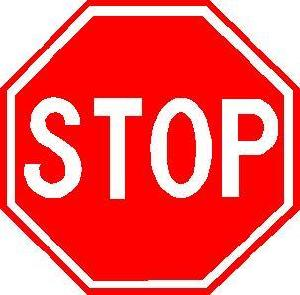
#> input picture CV/02-custom-object-detector/object-detection-made-easy/stop_sign_images/image_0005.jpg, 300 x 295 px
$ python -i stitcher.py   (imports and definitions only)
#> lines starting #> are read from the running program, lines starting #| are printed output that depends on the picture; after the words box and inside, x2 and y2 are one past the last pixel; in counts of white or black regions, pixels touching at a corner belong together
# import necessary packages
import numpy as np
import imutils
import datetime
import uuid
import cv2

class Stitcher:
    def __init__(self, crop=False, savePath=None, name=None, saveExt="jpg",
        verbose=True):
        # create the stitcher according to the OpenCV version
        if imutils.is_cv4():
            self.stitcher = cv2.Stitcher_create()
            self.cv = "OpenCV 4+"
        else:
            self.stitcher = cv2.createStitcher()
            self.cv = "OpenCV 3+"

        # store the cropping, saving and verbosity parameters
        self.crop = crop
        self.name = name
        self.savePath = savePath
        self.saveExt = saveExt
        self.verbose = verbose

    def stitch(self, images):
        # try to stitch the images
        msg = "Done."
        (status, stitched) = self.stitcher.stitch(images)

        # if the stitching process failed
        if status != 0:
            # set the stitching image to None
            msg = "stitching failed : error status {}".format(status)
            stitched = None

            # return a tuple of status and None
            self._debug(msg)
            return (status, stitched)

        # otherwise, check if we need to crop the center of the panorama
        self._debug_pano(stitched, "stitched panorama")
        if self.crop:
            stitched = self.cropping(stitched)
            self._debug_pano(stitched, "cropped panorama")

        if self.savePath is not None:
            name = uuid.uuid4() if self.name is None else self.name
            path = "{}/{}.{}".format(self.savePath, name, self.saveExt)
            cv2.imwrite(path, stitched)
            self._debug("saved in {}".format(path))

        # return a tuple of status and the stitched image
        return (status, stitched)

    def cropping(self, image):
        # make a copy of the image surrounded by a 10px border,
        # then treshold the grayscale version of the stitched image
        stitched = cv2.copyMakeBorder(image, 10, 10, 10, 10,
            cv2.BORDER_CONSTANT, (0, 0, 0))
        thresh = cv2.threshold(cv2.cvtColor(stitched, cv2.COLOR_BGR2GRAY),
            0, 255, cv2.THRESH_BINARY)[1]

        # get the largest contour in which the entire stitching fit
        # and grab the coordinates and dimensions of the region
        c = self.maxContour(thresh)
        (x, y, w, h) = self.findCroppingBox(thresh, c)

        # extract the final image
        cropped = stitched[y:y + h, x:x + w]
        self._debug("cropping : x={} y={} w={} h={}".format(x, y, w, h))

        # return the cropped image
        return cropped

    def findCroppingBox(self, thresh, contour):
        # allocate memory for the mask which will contain the rectangular
        # bounding box of the stitched image region
        mask = np.zeros(thresh.shape, dtype="uint8")
        (x, y, w, h) = cv2.boundingRect(contour)
        cv2.rectangle(mask, (x, y), (x + w, y + h), 255, -1)

        # create two copies of the mask : one to serve as our actual
        # minimum rectangular region and another to serve as a counter
        # for how many pixels need to be removed from the minimum
        minRect = mask.copy()
        sub = mask.copy()

        # keep looping until there are no non-zero pixel left
        while cv2.countNonZero(sub) > 0:
            minRect = cv2.erode(minRect, None)
            sub = cv2.subtract(minRect, thresh)

        # return the rectangular region that fit into the panorama
        return cv2.boundingRect(self.maxContour(minRect))

    def maxContour(self, image):
        # find the largest contour
        cnts = cv2.findContours(image.copy(), cv2.RETR_EXTERNAL,
            cv2.CHAIN_APPROX_SIMPLE)
        cnts = imutils.grab_contours(cnts)
        c = max(cnts, key=cv2.contourArea)

        # return the coordinates largest contour
        return c

    def __repr__(self):
        return "Stitcher: version={} - crop={} - path={} - ext={} - verbose={}".format(
            self.cv, self.crop, self.savePath, self.saveExt, self.verbose)

    def _debug(self, msg, msgType="[INFO]"):
        if self.verbose:
            print("{} {} - {}".format(msgType, msg, datetime.datetime.now()))

    def _debug_pano(self, stitched, title="Stitching results"):
        if self.verbose:
            stitched = imutils.resize(stitched, width=min(stitched.shape[1], 1024))
            cv2.imshow(title, stitched)
            cv2.waitKey(0)

>>> import cv2
>>> picture = cv2.imread('../../CV/02-custom-object-detector/object-detection-made-easy/stop_sign_images/image_0005.jpg')
#> picture is the input picture: shape (295, 300, 3); mean B, G, R 99.2, 99.8, 244.9
>>> result = Stitcher().cropping(picture)
#> in cropping, `stitched = cv2.copyMakeBorder(image, 10, 10, 10, 10, cv2.BORDER_CONSTA..`:
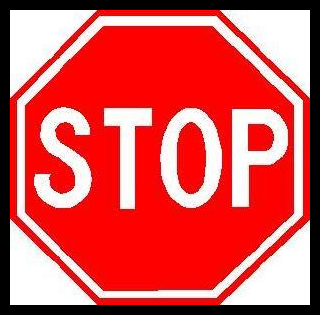
#> stitched: shape (315, 320, 3); mean B, G, R 87.1, 87.6, 215
#> in cropping, `thresh = cv2.threshold(cv2.cvtColor(stitched, cv2.COLOR_BGR2GRAY), 0, ..`:
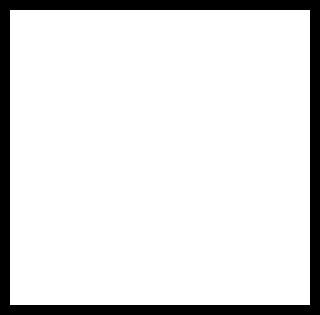
#> thresh: shape (315, 320); 87.8% white; 1 black region
#> in maxContour, `cnts = cv2.findContours(image.copy(), cv2.RETR_EXTERNAL, cv2.CHAIN_APP..`: cnts = 1 contour; box (x1, y1, x2, y2) and area: (10, 10, 310, 305) 87906
#> in maxContour, `cnts = imutils.grab_contours(cnts)`: cnts = [[[10, 10], [10, 304], [309, 304], [309, 10]]]
#> in maxContour, `c = max(cnts, key=cv2.contourArea)`: c = [[10, 10], [10, 304], [309, 304], [309, 10]]
#> in findCroppingBox, `(x, y, w, h) = cv2.boundingRect(contour)`: x = 10; w = 300; h = 295
#> in findCroppingBox, `cv2.rectangle(mask, (x, y), (x + w, y + h), 255, -1)`:
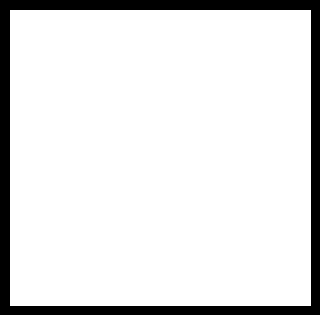
#> mask: shape (315, 320); 88.4% white; 1 black region, box (x1, y1, x2, y2) and area: (0, 0, 320, 315) 11704
#> the loop in findCroppingBox, `while cv2.countNonZero(sub) > 0:` made 1 pass
#> pass 1, in findCroppingBox, `minRect = cv2.erode(minRect, None)`:
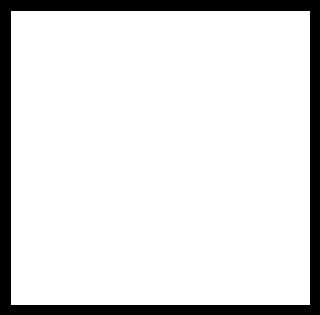
#> minRect: shape (315, 320); 87.2% white; 1 black region
#> in maxContour (call 2), `cnts = cv2.findContours(image.copy(), cv2.RETR_EXTERNAL, cv2.CHAIN_APP..`: cnts = 1 contour; box (x1, y1, x2, y2) and area: (11, 11, 310, 305) 87314
#> in cropping, `(x, y, w, h) = self.findCroppingBox(thresh, c)`: x = 11; w = 299; h = 294
#> in cropping, `cropped = stitched[y:y + h, x:x + w]`:
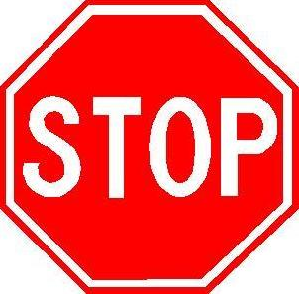
#> cropped: shape (294, 299, 3); mean B, G, R 98.9, 99.5, 244.9

$ run again, on CV/02-custom-object-detector/object-detection-made-easy/stop_sign_images/image_0026.jpg
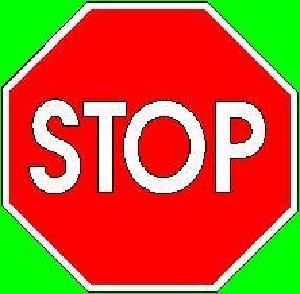
#> input picture CV/02-custom-object-detector/object-detection-made-easy/stop_sign_images/image_0026.jpg, 300 x 294 px
#> picture is the input picture: shape (294, 300, 3); mean B, G, R 48.3, 94.1, 192.6
#> in cropping, `stitched = cv2.copyMakeBorder(image, 10, 10, 10, 10, cv2.BORDER_CONSTA..`:
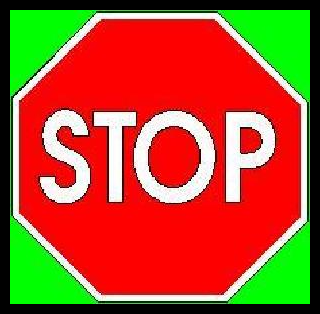
#> stitched: shape (314, 320, 3); mean B, G, R 42.4, 82.6, 169.1
#> thresh: shape (314, 320); 87.8% white; 1 black region
#> in maxContour, `cnts = cv2.findContours(image.copy(), cv2.RETR_EXTERNAL, cv2.CHAIN_APP..`: cnts = 1 contour; box (x1, y1, x2, y2) and area: (10, 10, 310, 304) 87607
#> in maxContour, `cnts = imutils.grab_contours(cnts)`: cnts = [[[10, 10], [10, 303], [309, 303], [309, 10]]]
#> in maxContour, `c = max(cnts, key=cv2.contourArea)`: c = [[10, 10], [10, 303], [309, 303], [309, 10]]
#> in findCroppingBox, `(x, y, w, h) = cv2.boundingRect(contour)`: x = 10; w = 300; h = 294
#> mask: shape (314, 320); 88.4% white; 1 black region, box (x1, y1, x2, y2) and area: (0, 0, 320, 314) 11685
#> the loop in findCroppingBox, `while cv2.countNonZero(sub) > 0:` made 1 pass
#> in maxContour (call 2), `cnts = cv2.findContours(image.copy(), cv2.RETR_EXTERNAL, cv2.CHAIN_APP..`: cnts = 1 contour; box (x1, y1, x2, y2) and area: (11, 11, 310, 304) 87016
#> in cropping, `(x, y, w, h) = self.findCroppingBox(thresh, c)`: x = 11; w = 299; h = 293
#> in cropping, `cropped = stitched[y:y + h, x:x + w]`:
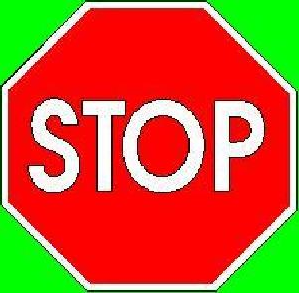
#> cropped: shape (293, 299, 3); mean B, G, R 48.3, 93.3, 193.6

$ run again, on CV/02-custom-object-detector/object-detection-made-easy/stop_sign_images/image_0027.jpg
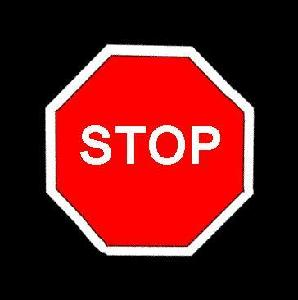
#> input picture CV/02-custom-object-detector/object-detection-made-easy/stop_sign_images/image_0027.jpg, 298 x 300 px
#> picture is the input picture: shape (300, 298, 3); mean B, G, R 25, 25.2, 98.5
#> in cropping, `thresh = cv2.threshold(cv2.cvtColor(stitched, cv2.COLOR_BGR2GRAY), 0, ..`:
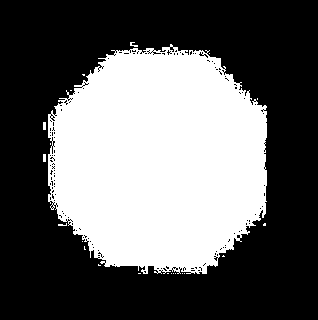
#> thresh: shape (320, 318); 39.1% white; 22 white regions (18 under 20 px)
#> in maxContour, `cnts = cv2.findContours(image.copy(), cv2.RETR_EXTERNAL, cv2.CHAIN_APP..`: cnts = 22 contours, 21 with area under 20; largest, box (x1, y1, x2, y2) and area: (48, 44, 267, 274) 39572
#> in maxContour, `c = max(cnts, key=cv2.contourArea)`: c = contour of 659 points, box (x1, y1, x2, y2) (48, 44, 267, 274), area 39572
#> in findCroppingBox, `(x, y, w, h) = cv2.boundingRect(contour)`: x = 48; y = 44; w = 219; h = 230
#> mask: shape (320, 318); 49.9% white; 1 white region, box (x1, y1, x2, y2) and area: (48, 44, 268, 275) 50820
#> the loop in findCroppingBox, `while cv2.countNonZero(sub) > 0:` made 40 passes
#> in maxContour (call 2), `cnts = cv2.findContours(image.copy(), cv2.RETR_EXTERNAL, cv2.CHAIN_APP..`: cnts = 1 contour; box (x1, y1, x2, y2) and area: (88, 84, 228, 235) 20850
#> in cropping, `(x, y, w, h) = self.findCroppingBox(thresh, c)`: x = 88; y = 84; w = 140; h = 151
#> in cropping, `cropped = stitched[y:y + h, x:x + w]`:
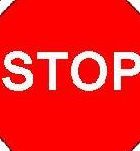
#> cropped: shape (151, 140, 3); mean B, G, R 32.6, 33, 246.1
